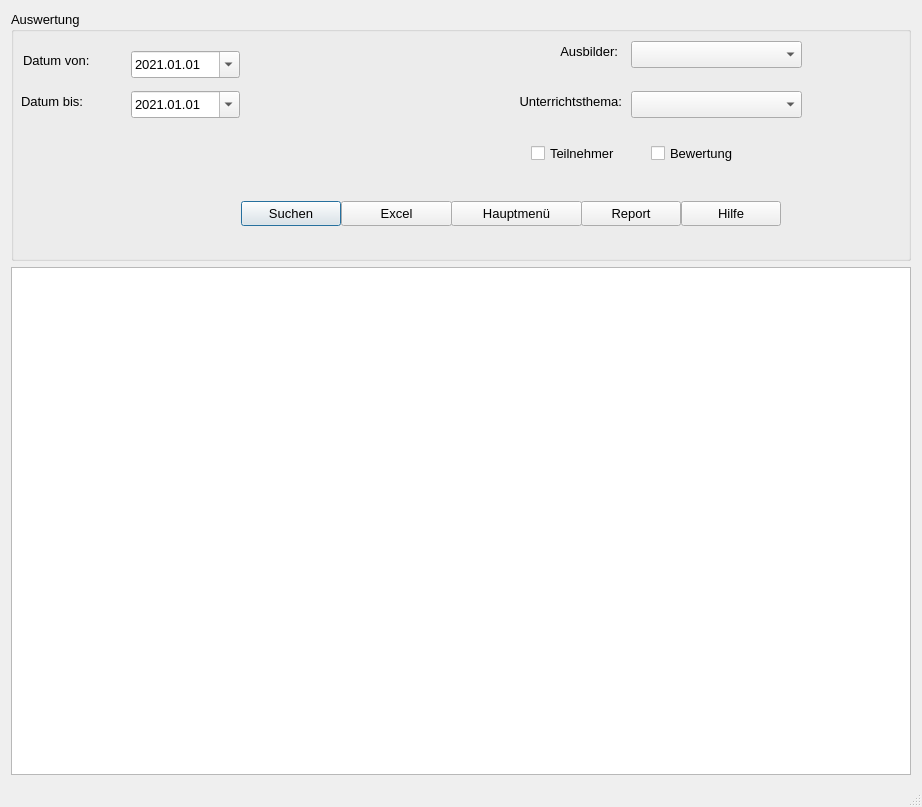
<?xml version="1.0" encoding="UTF-8"?>
<ui version="4.0">
 <class>Auswertung</class>
 <widget class="QDialog" name="Auswertung">
  <property name="geometry">
   <rect>
    <x>0</x>
    <y>0</y>
    <width>922</width>
    <height>807</height>
   </rect>
  </property>
  <property name="font">
   <font>
    <pointsize>10</pointsize>
   </font>
  </property>
  <property name="windowTitle">
   <string>Auswertung - Wochenplan</string>
  </property>
  <property name="sizeGripEnabled">
   <bool>true</bool>
  </property>
  <layout class="QVBoxLayout" name="verticalLayout">
   <item>
    <widget class="QGroupBox" name="groupBox">
     <property name="sizePolicy">
      <sizepolicy hsizetype="Fixed" vsizetype="Fixed">
       <horstretch>0</horstretch>
       <verstretch>0</verstretch>
      </sizepolicy>
     </property>
     <property name="minimumSize">
      <size>
       <width>900</width>
       <height>250</height>
      </size>
     </property>
     <property name="font">
      <font>
       <pointsize>10</pointsize>
      </font>
     </property>
     <property name="title">
      <string>Auswertung</string>
     </property>
     <widget class="QCheckBox" name="ch_teilnehmer">
      <property name="geometry">
       <rect>
        <x>520</x>
        <y>130</y>
        <width>110</width>
        <height>25</height>
       </rect>
      </property>
      <property name="font">
       <font>
        <pointsize>10</pointsize>
       </font>
      </property>
      <property name="text">
       <string>Teilnehmer</string>
      </property>
     </widget>
     <widget class="QComboBox" name="cb_ausbilder">
      <property name="geometry">
       <rect>
        <x>620</x>
        <y>30</y>
        <width>171</width>
        <height>27</height>
       </rect>
      </property>
      <property name="font">
       <font>
        <pointsize>10</pointsize>
       </font>
      </property>
     </widget>
     <widget class="QPushButton" name="btn_suchen">
      <property name="geometry">
       <rect>
        <x>230</x>
        <y>190</y>
        <width>100</width>
        <height>25</height>
       </rect>
      </property>
      <property name="font">
       <font>
        <pointsize>10</pointsize>
       </font>
      </property>
      <property name="text">
       <string>Suchen</string>
      </property>
      <property name="icon">
       <iconset>
        <normaloff>../../_Symbole/UsedSymbols/searchmagnifierinterfacesymbol1_79893.ico</normaloff>../../_Symbole/UsedSymbols/searchmagnifierinterfacesymbol1_79893.ico</iconset>
      </property>
     </widget>
     <widget class="QComboBox" name="cb_unterrichtsthema">
      <property name="geometry">
       <rect>
        <x>620</x>
        <y>80</y>
        <width>171</width>
        <height>27</height>
       </rect>
      </property>
      <property name="font">
       <font>
        <pointsize>10</pointsize>
       </font>
      </property>
     </widget>
     <widget class="QLabel" name="label">
      <property name="geometry">
       <rect>
        <x>12</x>
        <y>39</y>
        <width>87</width>
        <height>21</height>
       </rect>
      </property>
      <property name="font">
       <font>
        <pointsize>10</pointsize>
       </font>
      </property>
      <property name="text">
       <string>Datum von:</string>
      </property>
     </widget>
     <widget class="QLabel" name="label_2">
      <property name="geometry">
       <rect>
        <x>10</x>
        <y>80</y>
        <width>82</width>
        <height>21</height>
       </rect>
      </property>
      <property name="font">
       <font>
        <pointsize>10</pointsize>
       </font>
      </property>
      <property name="text">
       <string>Datum bis:</string>
      </property>
     </widget>
     <widget class="QDateEdit" name="de_bis">
      <property name="geometry">
       <rect>
        <x>120</x>
        <y>80</y>
        <width>109</width>
        <height>27</height>
       </rect>
      </property>
      <property name="font">
       <font>
        <pointsize>10</pointsize>
       </font>
      </property>
      <property name="dateTime">
       <datetime>
        <hour>0</hour>
        <minute>0</minute>
        <second>0</second>
        <year>2021</year>
        <month>1</month>
        <day>1</day>
       </datetime>
      </property>
      <property name="displayFormat">
       <string>yyyy.MM.dd</string>
      </property>
      <property name="calendarPopup">
       <bool>true</bool>
      </property>
     </widget>
     <widget class="QDateEdit" name="de_von">
      <property name="geometry">
       <rect>
        <x>120</x>
        <y>40</y>
        <width>109</width>
        <height>27</height>
       </rect>
      </property>
      <property name="font">
       <font>
        <pointsize>10</pointsize>
       </font>
      </property>
      <property name="focusPolicy">
       <enum>Qt::WheelFocus</enum>
      </property>
      <property name="buttonSymbols">
       <enum>QAbstractSpinBox::UpDownArrows</enum>
      </property>
      <property name="dateTime">
       <datetime>
        <hour>0</hour>
        <minute>0</minute>
        <second>0</second>
        <year>2021</year>
        <month>1</month>
        <day>1</day>
       </datetime>
      </property>
      <property name="displayFormat">
       <string>yyyy.MM.dd</string>
      </property>
      <property name="calendarPopup">
       <bool>true</bool>
      </property>
     </widget>
     <widget class="QLabel" name="label_3">
      <property name="geometry">
       <rect>
        <x>520</x>
        <y>30</y>
        <width>87</width>
        <height>21</height>
       </rect>
      </property>
      <property name="font">
       <font>
        <pointsize>10</pointsize>
       </font>
      </property>
      <property name="text">
       <string>Ausbilder:</string>
      </property>
      <property name="alignment">
       <set>Qt::AlignRight|Qt::AlignTrailing|Qt::AlignVCenter</set>
      </property>
     </widget>
     <widget class="QLabel" name="label_4">
      <property name="geometry">
       <rect>
        <x>470</x>
        <y>80</y>
        <width>141</width>
        <height>21</height>
       </rect>
      </property>
      <property name="font">
       <font>
        <pointsize>10</pointsize>
       </font>
      </property>
      <property name="text">
       <string>Unterrichtsthema:</string>
      </property>
      <property name="alignment">
       <set>Qt::AlignRight|Qt::AlignTrailing|Qt::AlignVCenter</set>
      </property>
     </widget>
     <widget class="QCheckBox" name="ch_bewertung">
      <property name="geometry">
       <rect>
        <x>640</x>
        <y>130</y>
        <width>110</width>
        <height>25</height>
       </rect>
      </property>
      <property name="font">
       <font>
        <pointsize>10</pointsize>
       </font>
      </property>
      <property name="text">
       <string>Bewertung</string>
      </property>
     </widget>
     <widget class="QPushButton" name="btn_excel">
      <property name="geometry">
       <rect>
        <x>330</x>
        <y>190</y>
        <width>111</width>
        <height>25</height>
       </rect>
      </property>
      <property name="font">
       <font>
        <pointsize>10</pointsize>
       </font>
      </property>
      <property name="text">
       <string>Excel</string>
      </property>
      <property name="icon">
       <iconset>
        <normaloff>../../_Symbole/UsedSymbols/coordinated_assessment_documents_report_icon_148377.ico</normaloff>../../_Symbole/UsedSymbols/coordinated_assessment_documents_report_icon_148377.ico</iconset>
      </property>
     </widget>
     <widget class="QPushButton" name="btn_abbrechen">
      <property name="geometry">
       <rect>
        <x>440</x>
        <y>190</y>
        <width>131</width>
        <height>25</height>
       </rect>
      </property>
      <property name="sizePolicy">
       <sizepolicy hsizetype="Minimum" vsizetype="Fixed">
        <horstretch>100</horstretch>
        <verstretch>25</verstretch>
       </sizepolicy>
      </property>
      <property name="minimumSize">
       <size>
        <width>100</width>
        <height>25</height>
       </size>
      </property>
      <property name="font">
       <font>
        <pointsize>10</pointsize>
       </font>
      </property>
      <property name="text">
       <string>Hauptmenü</string>
      </property>
      <property name="icon">
       <iconset>
        <normaloff>../../_Symbole/UsedSymbols/log-out_icon-icons.com_50106.ico</normaloff>../../_Symbole/UsedSymbols/log-out_icon-icons.com_50106.ico</iconset>
      </property>
     </widget>
     <widget class="QPushButton" name="btn_report">
      <property name="geometry">
       <rect>
        <x>570</x>
        <y>190</y>
        <width>100</width>
        <height>25</height>
       </rect>
      </property>
      <property name="sizePolicy">
       <sizepolicy hsizetype="Minimum" vsizetype="Fixed">
        <horstretch>100</horstretch>
        <verstretch>25</verstretch>
       </sizepolicy>
      </property>
      <property name="minimumSize">
       <size>
        <width>100</width>
        <height>25</height>
       </size>
      </property>
      <property name="font">
       <font>
        <pointsize>10</pointsize>
       </font>
      </property>
      <property name="text">
       <string>Report</string>
      </property>
      <property name="icon">
       <iconset>
        <normaloff>../../_Symbole/UsedSymbols/reporting_noun_report_document_file_icon_148360.ico</normaloff>../../_Symbole/UsedSymbols/reporting_noun_report_document_file_icon_148360.ico</iconset>
      </property>
     </widget>
     <widget class="QPushButton" name="btn_hilfe">
      <property name="geometry">
       <rect>
        <x>670</x>
        <y>190</y>
        <width>100</width>
        <height>25</height>
       </rect>
      </property>
      <property name="sizePolicy">
       <sizepolicy hsizetype="Minimum" vsizetype="Fixed">
        <horstretch>100</horstretch>
        <verstretch>25</verstretch>
       </sizepolicy>
      </property>
      <property name="minimumSize">
       <size>
        <width>100</width>
        <height>25</height>
       </size>
      </property>
      <property name="font">
       <font>
        <pointsize>10</pointsize>
       </font>
      </property>
      <property name="text">
       <string>Hilfe</string>
      </property>
      <property name="icon">
       <iconset>
        <normaloff>../../_Symbole/UsedSymbols/info_13213.ico</normaloff>../../_Symbole/UsedSymbols/info_13213.ico</iconset>
      </property>
     </widget>
    </widget>
   </item>
   <item>
    <widget class="QTableWidget" name="tw_Table">
     <property name="sizePolicy">
      <sizepolicy hsizetype="MinimumExpanding" vsizetype="MinimumExpanding">
       <horstretch>0</horstretch>
       <verstretch>0</verstretch>
      </sizepolicy>
     </property>
     <property name="minimumSize">
      <size>
       <width>900</width>
       <height>500</height>
      </size>
     </property>
     <property name="font">
      <font>
       <family>MS Shell Dlg 2</family>
       <pointsize>10</pointsize>
      </font>
     </property>
    </widget>
   </item>
   <item>
    <widget class="QLabel" name="lab_INFO">
     <property name="sizePolicy">
      <sizepolicy hsizetype="Preferred" vsizetype="Fixed">
       <horstretch>0</horstretch>
       <verstretch>0</verstretch>
      </sizepolicy>
     </property>
     <property name="text">
      <string/>
     </property>
    </widget>
   </item>
  </layout>
 </widget>
 <resources/>
 <connections/>
</ui>
